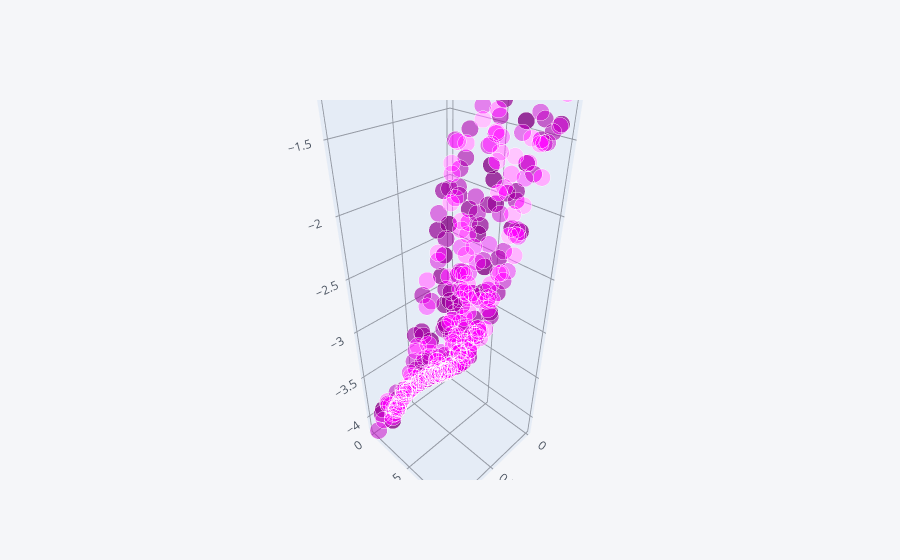

Write notebook code for a chart like this one.
### Code cell
df.sample(300).iplot(kind='scatter3d',x='X',y='Y',z='Z',mode='markers',color='purple')

### Figure 1 — Plotly figure (JSON) as saved in the notebook; plotly's stock layout.template omitted (floating-point values rounded to 4 significant figures; data arrays with more than 128 entries replaced by an {"elided": "..."} marker saying what was removed)
{"data": [{"marker": {"color": {"elided": "300 str values"}, "opacity": 0.8, "size": {"elided": "300 int values"}, "symbol": "circle"}, "mode": "markers", "text": {"elided": "300 str values"}, "type": "scatter3d", "x": {"elided": "300 float values"}, "y": {"elided": "300 float values"}, "z": {"elided": "300 float values"}}], "layout": {"legend": {"bgcolor": "#F5F6F9", "font": {"color": "#4D5663"}}, "paper_bgcolor": "#F5F6F9", "plot_bgcolor": "#F5F6F9", "scene": {"xaxis": {"gridcolor": "#9499A3", "showgrid": true, "tickfont": {"color": "#4D5663"}, "title": {"font": {"color": "#4D5663"}, "text": ""}, "zerolinecolor": "#9499A3"}, "yaxis": {"gridcolor": "#9499A3", "showgrid": true, "tickfont": {"color": "#4D5663"}, "title": {"font": {"color": "#4D5663"}, "text": ""}, "zerolinecolor": "#9499A3"}, "zaxis": {"gridcolor": "#9499A3", "showgrid": true, "tickfont": {"color": "#4D5663"}, "title": {"font": {"color": "#4D5663"}, "text": ""}, "zerolinecolor": "#9499A3"}}, "title": {"font": {"color": "#4D5663"}}}}
